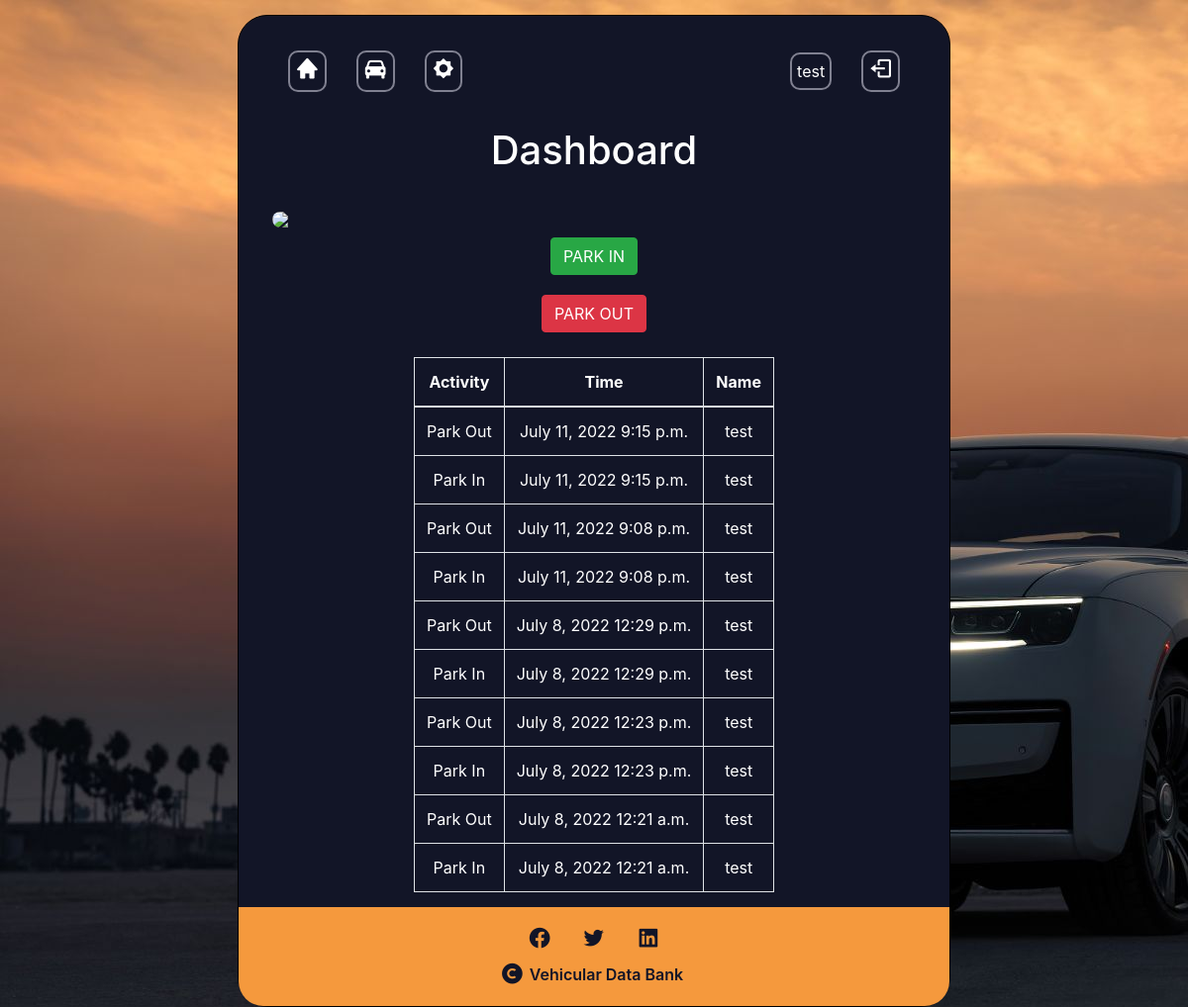
Screenshot of /index (signed in) with the database file from the repository.
### website/models.py (models this page shows, shortened)
class TimeStamps(models.Model):
    Parker = models.ForeignKey(User, default="",on_delete=models.CASCADE, null=True)
    activity = models.CharField('Car Name', max_length=120)
    timestamp = models.TimeField(auto_now_add= True)
    datestamp = models.DateField(auto_now_add= True)

### website/views.py (the view, shortened to what this page needs)
# urls.py: path('index', views.index, name="index"),
@login_required(login_url="/login_user")
def index(request):
    timestamps = TimeStamps.objects.all().order_by("-timestamp")[0:10]
    return render(request, "index.html", {"timestamps": timestamps})

### website/templates/index.html (shortened to what this page needs)
{% extends './header.html'%}
{% block header %} Dashboard {% endblock %}
{% block content %}
    <div id="content-index">
        <div class="left">
            <img src="{% url 'video_feed' %}"/>
            <form method="post" name="timeinn">
              <button type="submit"  class="btn btn-success" name="timeinn" value="timeinn">PARK IN</button>
          </form>
          <form method="post" name="timeout">
            <button type="submit"  class="btn btn-danger" name="timeout" value="timeout">PARK OUT</button>
        </form>
        </div>
        <div class="right">
            <table class="table table-bordered">
                <thead>
                  <tr>
                    <th scope="col" >Activity</th>
                    <th scope="col">Time</th>
                    <th scope="col">Name</th>
                  </tr>
                </thead>
                <tbody>
                  {%for timestamp in timestamps%}
                  <tr>
                    <td>{{timestamp.activity}}</td>
                    <td> {{timestamp.datestamp}} {{timestamp.timestamp}} </td>
                    <td>{{timestamp.Parker.username}}</td>
                  </tr>
                  {% endfor %}
                </tbody>
              </table>
        </div>
    </div>
{% endblock %}

### website/templates/header.html (shortened to what this page needs)
<!DOCTYPE html>
<html lang="">
<head>
    {% load static %}
    <link rel="stylesheet" href="{% static 'style.css'%}">
    <link href='https://unpkg.com/boxicons@2.1.2/css/boxicons.min.css' rel='stylesheet'>
    <link rel="stylesheet" href="https://cdn.jsdelivr.net/npm/bootstrap@4.0.0/dist/css/bootstrap.min.css">
</head>
<body>
    <section>
        <header>
             <nav>
                <ul>
                    <div>
                        <div id="left-nav">
                        <li><a href="{% url 'index'%}"><i class='bx bxs-home bx-sm'></i>
                            </a>
                        </li>
                        <li><a href="{% url 'view_car'%}"><i class='bx bxs-car bx-sm' ></i>
                            </a>
                        </li>
                        <li><a href="{% url 'add_car'%}"><i class='bx bxs-brightness bx-sm user'></i>
                            </a>
                        </li>
                        </div>
                    </div>
                    <div>
                        <div id="right-nav">
                            <li><a href="{% url 'index'%}">{{user.username}}</a></li>
                            <li><a href="{% url 'logout_user'%}"><i class='bx bx-log-out bx-sm' ></i>
                                </a>
                            </li>
                        </div>
                    </div>
                </ul>
            </nav>
            <h1>{% block header %} {% endblock %}</h1>
        </header>
        {% block content %}
        {% endblock %}
    <footer>
        <div id="soc-med">
            <ul>
                <li><i class='bx bxl-facebook-circle bx-sm'></i></li>
                <li><i class='bx bxl-twitter bx-sm' ></i></li>
                <li><i class='bx bxl-linkedin-square bx-sm' ></i></li>
            </ul>
            <div class="copyright">
                <i class='bx bxs-copyright bx-sm' ></i>
                 <p>Vehicular Data Bank</p>
            </div>
        </div>
    </footer>
    </section>
</body>
</html>

### website/static/style.css (style rules this page uses)
body { padding-top: 15px; margin: 0; font-family: 'Inter', sans-serif; background: url("car-bg.jpg"); }
section { display: flex; flex-direction: column; background-color: #121527; border: solid black 1px; border-radius: 30px; width: 60%; height: 95%; margin: auto; padding: 0px; position: relative; color: #fff; }
h1 { font-size: 30px; font-weight: 600; color: #f5993d; text-align: center; position: relative; width: 100%; margin-top: -40px; margin-bottom: 0; }
nav { align-items: flex-start; margin-bottom: 0; }
nav ul { display: flex; justify-content: space-between; margin: 0; padding: 25px 30px; flex-wrap: wrap; color: #FFF; }
nav #left-nav, nav #right-nav { display: flex; padding: 10px 5px; text-decoration: none; }
a { color: #fff !important; }
nav ul li { list-style-type: none; margin: auto 15px; border: solid #808191 2px; border-radius: 10px; padding: 5px; position: relative; }
#content-index { display: flex; flex-wrap: wrap; padding: 15px 50px; justify-content: center; }
#content-index .left { display: flex; flex-direction: column; align-items: center; justify-content: space-between; padding: 15px; }
#content-index .left img { max-height: 100%; max-width: 100%; width: 650px; border-radius: 20px; }
#content-index .left form { margin: 10px; }
#content-index .right { text-align: center; align-items: center; }
#content-index .right .table { list-style: none; padding: 0; margin: 0; }
footer { align-items: flex-end; }
#soc-med { display: flex; flex-direction: column; height: 100px; background-color: #f5993d; border-bottom-left-radius: 25px; border-bottom-right-radius: 25px; color: #121527; font-weight: 600; }
#soc-med ul { display: flex; justify-content: center; padding: 0; margin: 5px 0 8px 0; }
#soc-med ul li { list-style-type: none; margin: 15px 15px 0 15px; }
.copyright { display: flex; justify-content: center; align-items: center; padding: 0; }
.copyright p { margin: 0 5px; }

### rows the page displays
TimeStamps: activity "Park Out", datestamp "July 11, 2022", timestamp "9:15 p.m.", Parker.username "test"
TimeStamps: activity "Park In", datestamp "July 11, 2022", timestamp "9:15 p.m.", Parker.username "test"
TimeStamps: activity "Park Out", datestamp "July 11, 2022", timestamp "9:08 p.m.", Parker.username "test"
TimeStamps: activity "Park In", datestamp "July 11, 2022", timestamp "9:08 p.m.", Parker.username "test"
TimeStamps: activity "Park Out", datestamp "July 8, 2022", timestamp "12:29 p.m.", Parker.username "test"
TimeStamps: activity "Park In", datestamp "July 8, 2022", timestamp "12:29 p.m.", Parker.username "test"
TimeStamps: activity "Park Out", datestamp "July 8, 2022", timestamp "12:23 p.m.", Parker.username "test"
TimeStamps: activity "Park In", datestamp "July 8, 2022", timestamp "12:23 p.m.", Parker.username "test"
TimeStamps: activity "Park Out", datestamp "July 8, 2022", timestamp "12:21 a.m.", Parker.username "test"
TimeStamps: activity "Park In", datestamp "July 8, 2022", timestamp "12:21 a.m.", Parker.username "test"

### other values shown
{{ user.username }} "test"
